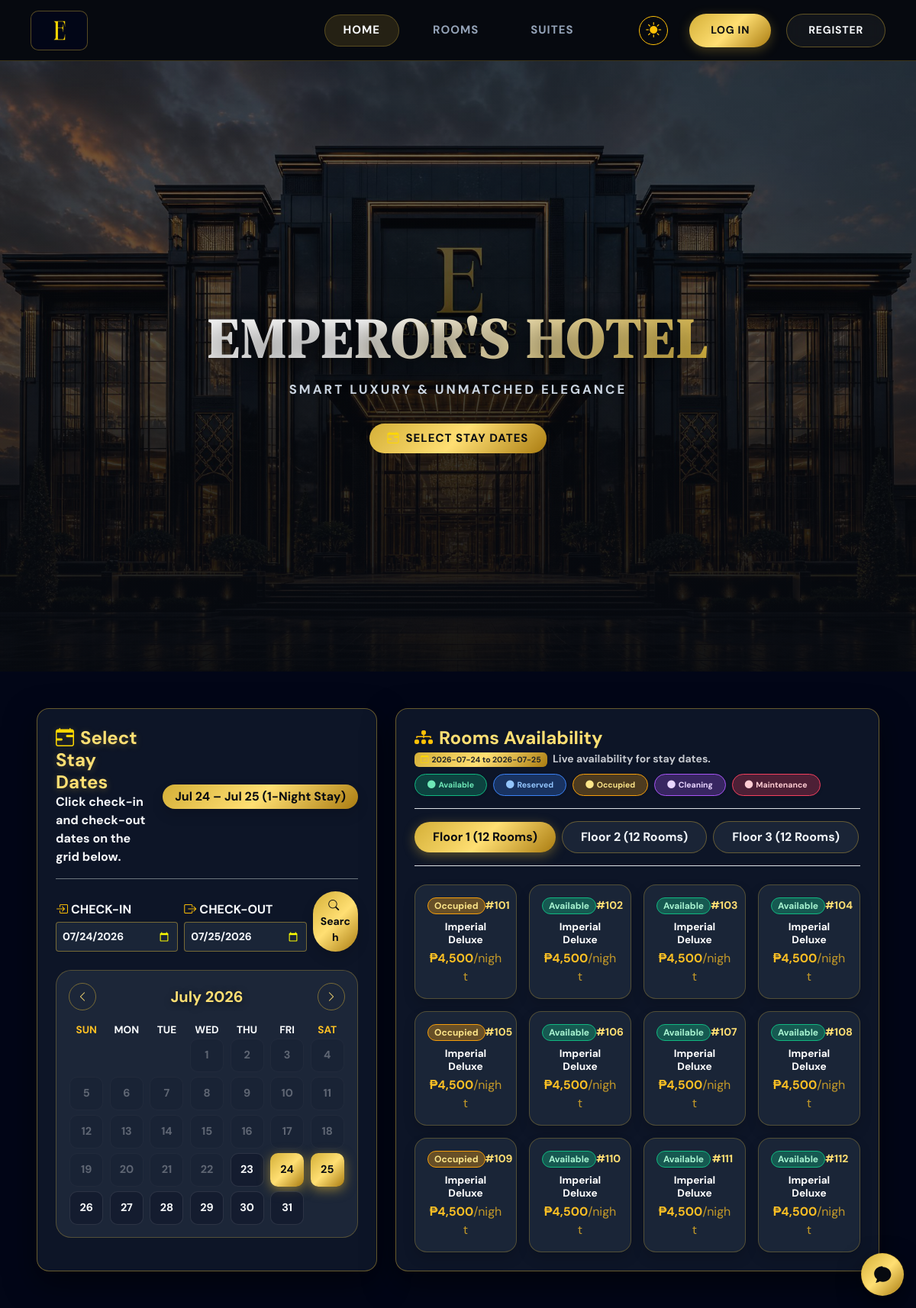
/public/site/home.php, run on the app's committed database.
### tables this page shows
CREATE TABLE IF NOT EXISTS rooms (
    room_id INT AUTO_INCREMENT PRIMARY KEY,
    room_number VARCHAR(10) NOT NULL UNIQUE,
    room_type ENUM('Imperial Deluxe', 'Royal Executive', 'Emperor Presidential') NOT NULL,
    floor INT NOT NULL,
    price_per_night DECIMAL(10,2) NOT NULL,
    bed_type VARCHAR(50) DEFAULT 'King Bed',
    max_capacity INT NOT NULL DEFAULT 2,
    view_type VARCHAR(100) DEFAULT 'City View',
    status ENUM('Available', 'Reserved', 'Occupied', 'Cleaning', 'Maintenance') NOT NULL DEFAULT 'Available',
    created_at TIMESTAMP DEFAULT CURRENT_TIMESTAMP
);

### app/helpers/auth.php (called while the page is built, shortened)
<?php
function e(string|null|int|float $value): string
{
    return htmlspecialchars((string) $value, ENT_QUOTES, 'UTF-8');
}

### public/includes/bootstrap.php (called while the page is built, shortened)
<?php
require_once APP_ROOT . '/app/helpers/auth.php';
spl_autoload_register(static function (string $className): void {
    $modelPath = APP_ROOT . '/app/models/' . $className . '.php';
});

### app/models/Room.php (called while the page is built, shortened)
<?php
class Room
{
    public function all(): array
    {
        $statement = $this->db->query('SELECT * FROM rooms ORDER BY floor ASC, room_number ASC');
        return $statement->fetchAll();
    }
}

### public/includes/hotel_map.php (the view, shortened to what this page needs)
<?php
function renderHotelFloorMap(PDO $db, string $mode = 'public', ?int $selectedRoomId = null, string $checkIn = '', string $checkOut = ''): void
{
    $roomModel = new Room($db);
    $rooms = $roomModel->all();
    $floors = [];
    foreach ($rooms as $room) {
        $floors[$room['floor']][] = $room;
    }
    ksort($floors);
?>
<div class="hotel-map-container h-100 my-0 p-4 rounded-4 shadow-lg border" id="hotelMapContainer">
    <div class="d-flex flex-wrap align-items-center justify-content-between mb-3 gap-2 border-bottom pb-3">
        <div>
            <h4 class="m-0 font-serif fw-bold map-title"><i class="bi bi-diagram-3-fill me-2 text-warning"></i>Rooms Availability</h4>
            <small class="text-muted opacity-90 fw-semibold" id="mapActiveRangeSubtitle">
                <?php if (!empty($checkIn) && !empty($checkOut)): ?>
                    <span class="badge bg-gold text-dark px-2 py-1 me-1" style="background: linear-gradient(135deg, #D4AF37 0%, #FFDF73 50%, #AA7C11 100%); color: #070A10;"><i class="bi bi-calendar-check me-1"></i><?= e($checkIn) ?> to <?= e($checkOut) ?></span> Live availability for stay dates.
                <?php else: ?>
                    Click any room block to inspect details or select for booking
                <?php endif; ?>
            </small>
        </div>
        <div class="d-flex flex-wrap gap-2 text-xs small">
            <span class="badge px-3 py-2 rounded-pill shadow-sm fw-bold map-legend-available"><i class="bi bi-circle-fill me-1"></i>Available</span>
            <span class="badge px-3 py-2 rounded-pill shadow-sm fw-bold map-legend-reserved"><i class="bi bi-circle-fill me-1"></i>Reserved</span>
            <span class="badge px-3 py-2 rounded-pill shadow-sm fw-bold map-legend-occupied"><i class="bi bi-circle-fill me-1"></i>Occupied</span>
            <span class="badge px-3 py-2 rounded-pill shadow-sm fw-bold map-legend-cleaning"><i class="bi bi-circle-fill me-1"></i>Cleaning</span>
            <span class="badge px-3 py-2 rounded-pill shadow-sm fw-bold map-legend-maintenance"><i class="bi bi-circle-fill me-1"></i>Maintenance</span>
        </div>
    </div>
    <ul class="nav nav-pills mb-4 border-bottom pb-3 gap-2 align-items-center" id="hotelMapFloorTabs" role="tablist">
        <?php foreach ($floors as $floorNum => $floorRooms):
            $isActive = ($floorNum === 1);
        ?>
            <li class="nav-item" role="presentation">
                <button class="nav-link btn-sm <?= $isActive ? 'active' : '' ?> rounded-pill px-4 py-2 fw-bold font-serif floor-tab-btn"
                        id="map-tab-floor-<?= $floorNum ?>"
                        data-bs-toggle="tab"
                        data-bs-target="#map-pane-floor-<?= $floorNum ?>"
                        type="button"
                        role="tab">
                    Floor <?= $floorNum ?> (<?= count($floorRooms) ?> Rooms)
                </button>
            </li>
        <?php endforeach; ?>
    </ul>
    <div class="tab-content" id="hotelMapFloorContent">
        <?php foreach ($floors as $floorNum => $floorRooms): ?>
            <div class="tab-pane fade <?= $floorNum === 1 ? 'show active' : '' ?>" id="map-pane-floor-<?= $floorNum ?>" role="tabpanel">
                <div class="row row-cols-2 row-cols-sm-3 row-cols-md-3 row-cols-lg-4 row-cols-xl-4 row-cols-xxl-4 g-2 g-sm-3">
                    <?php foreach ($floorRooms as $room):
                        $statusClass = 'room-map-card--' . strtolower($room['status']);
                        $isSelected = ($selectedRoomId !== null && (int)$room['room_id'] === $selectedRoomId);
                    ?>
                        <div class="col">
                            <div class="card h-100 room-map-card <?= $statusClass ?> rounded-4 p-2 transition-all shadow <?= $isSelected ? 'border-warning shadow-lg' : '' ?>"
                                 style="cursor: pointer;"
                                 data-room-id="<?= $room['room_id'] ?>"
                                 data-room-number="<?= $room['room_number'] ?>"
                                 data-room-type="<?= e($room['room_type']) ?>"
                                 data-room-price="<?= number_format((float)$room['price_per_night'], 2) ?>"
                                 data-room-status="<?= $room['status'] ?>"
                                 onclick="onHotelMapRoomClick(<?= (int)$room['room_id'] ?>, '<?= e($room['room_number']) ?>', '<?= e($room['room_type']) ?>', '<?= number_format((float)$room['price_per_night'], 2) ?>', '<?= $room['status'] ?>', '<?= e($mode) ?>')">
                                <div class="card-body p-2 text-center">
                                    <div class="d-flex align-items-center justify-content-between mb-2">
                                        <span class="badge text-xs px-2 py-1 rounded-pill fw-bold room-status-badge"><?= $room['status'] ?></span>
                                        <small class="fw-bold font-serif room-number-tag">#<?= e($room['room_number']) ?></small>
                                    </div>
                                    <h6 class="card-title font-serif fw-bold mb-1 text-wrap room-type-title" style="font-size: 0.85rem; line-height: 1.25;"><?= e($room['room_type']) ?></h6>
                                    <div class="text-xs fw-bold room-price-tag">₱<?= number_format((float)$room['price_per_night']) ?><span class="opacity-75 font-sans fw-normal">/night</span></div>
                                </div>
                            </div>
                        </div>
                    <?php endforeach; ?>
                </div>
            </div>
        <?php endforeach; ?>
    </div>
</div>
<?php
}
?>

### data on the page
rooms: status "Occupied", room_number "101", room_type "Imperial Deluxe", price_per_night "4,500"
rooms: status "Available", room_number "102", room_type "Imperial Deluxe", price_per_night "4,500"
rooms: status "Available", room_number "103", room_type "Imperial Deluxe", price_per_night "4,500"
rooms: status "Available", room_number "104", room_type "Imperial Deluxe", price_per_night "4,500"
rooms: status "Occupied", room_number "105", room_type "Imperial Deluxe", price_per_night "4,500"
rooms: status "Available", room_number "106", room_type "Imperial Deluxe", price_per_night "4,500"
rooms: status "Available", room_number "107", room_type "Imperial Deluxe", price_per_night "4,500"
rooms: status "Available", room_number "108", room_type "Imperial Deluxe", price_per_night "4,500"
rooms: status "Occupied", room_number "109", room_type "Imperial Deluxe", price_per_night "4,500"
rooms: status "Available", room_number "110", room_type "Imperial Deluxe", price_per_night "4,500"
rooms: status "Available", room_number "111", room_type "Imperial Deluxe", price_per_night "4,500"
rooms: status "Available", room_number "112", room_type "Imperial Deluxe", price_per_night "4,500"

### other printed values
$checkIn "2026-07-24"
$checkOut "2026-07-25"
$floorNum "1"
count($floorRooms) "12"
$floorNum "2"
$floorNum "3"
